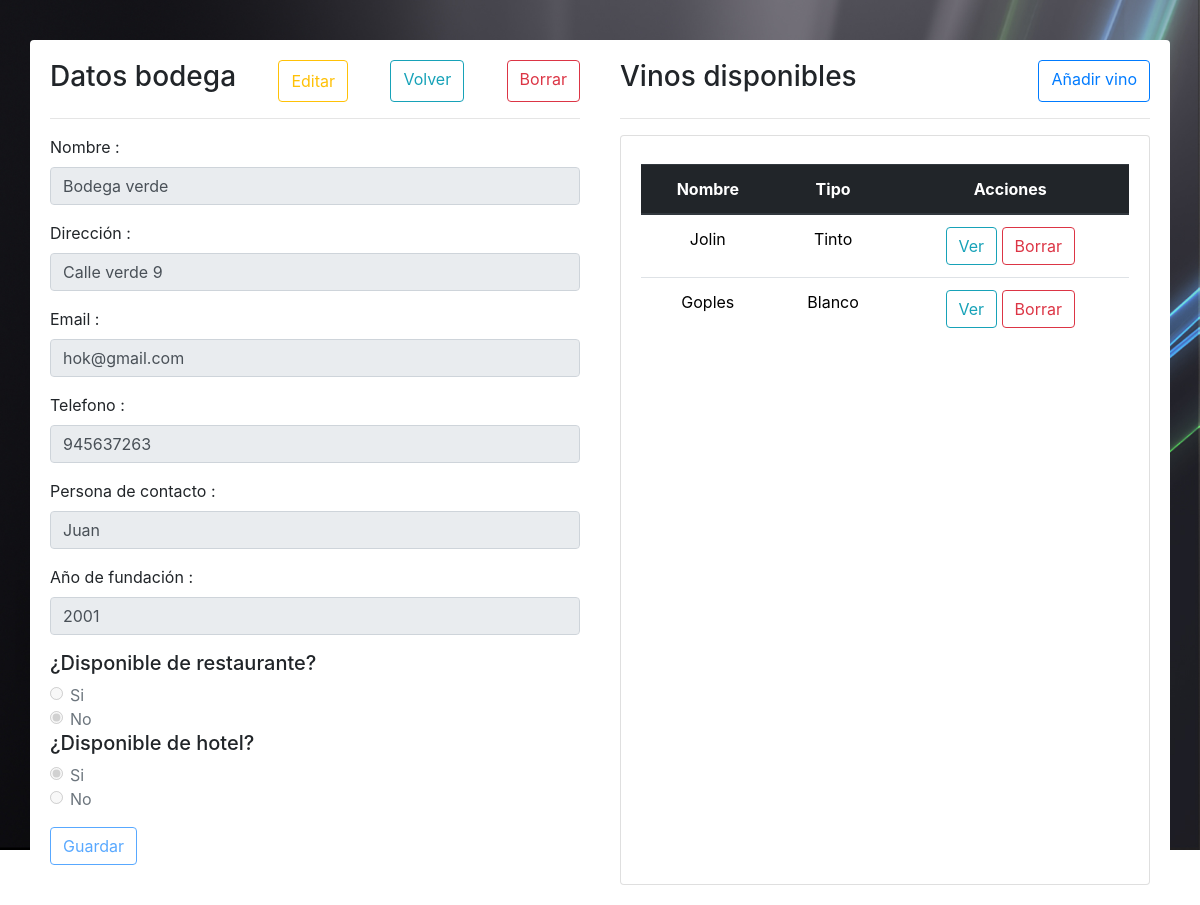
Page /index.php?controller=bodegas&action=detallesBodega&idBodega=9 on the committed database.
### tables this page shows
CREATE TABLE `bodegas` (
  `nombre` varchar(25) NOT NULL,
  `direccion` varchar(35) NOT NULL,
  `email` varchar(35) NOT NULL,
  `telefono` int(9) NOT NULL,
  `personaContacto` varchar(25) NOT NULL,
  `annoFundacion` int(4) NOT NULL,
  `disponibleRestaurante` tinyint(1) NOT NULL,
  `disponibleHotel` tinyint(1) NOT NULL,
  `id` int(11) NOT NULL
);

CREATE TABLE `vinos` (
  `nombre` varchar(25) NOT NULL,
  `descripcion` varchar(100) NOT NULL,
  `anno` int(4) NOT NULL,
  `alcohol` double NOT NULL,
  `tipoVino` varchar(25) NOT NULL,
  `id` int(11) NOT NULL,
  `idBodega` int(11) NOT NULL
);

### controller/bodegasController.php (called while the page is built, shortened)
<?php
class bodegasController{
    private $conexion;
    public function __construct(){
        require_once __DIR__.'/../model/clases/Conexion.php';
        require_once __DIR__.'/../model/clases/Bodega.php';
        require_once __DIR__.'/../model/clases/Vino.php';
        $this->conectar = new Conexion();
        $this->conexion = $this->conectar->conexion();
    }
    public function view($vista,$datos){
        require_once __DIR__."/../view/".$vista."View.php";
    }
    public function run($accion){
        try {
            $this->$accion();
        }
        catch (Error $e){
            $this->index();
        }
    }
    public function detallesBodega(){
        $bodega = new Bodega($this->conexion);
        $vino = new Vino($this->conexion);
        $bodega->setId($_GET['idBodega']);
        $vinos = $vino->getAllIdBodega($bodega->getId());
        $bodega->setVinos($vinos);
        $bodegas = $bodega->detalles();
        $this->view('detallesBodega',array(
            "bodegas"=>$bodegas,
            "vinos"=>$vinos
        ));
    }
}

### model/clases/Bodega.php (called while the page is built, shortened)
<?php
class Bodega{
    private $conexion;
    private $id;
    public function __construct($conexion){
        $this->conexion=$conexion;
    }
    public function getId()
    {
        return $this->id;
    }
    public function setId($id)
    {
        $this->id = $id;
    }
    public function detalles(){
        $select = $this->conexion->prepare("SELECT id,nombre,direccion,email,telefono,personaContacto,annoFundacion,disponibleRestaurante,disponibleHotel FROM bodegas WHERE id = ? ");
        $select->BindPAram(1, $this->id);
        $select->execute();
        $result = $select->fetchAll();
        $this->conexion = null;
        return $result;
    }
}

### model/clases/Conexion.php (called while the page is built, shortened)
<?php
class Conexion{
    private $driver;
    private $host,$user,$pass,$database;
    public function __construct(){
        $this->driver=dbDriver;
        $this->host=dbHost;
        $this->user=dbUser;
        $this->pass=dbPass;
        $this->database=dbDatabase;
    }
    public function conexion(){
        $bbdd = $this->driver.':host='.$this->host.';dbname='.$this->database;
        try{
            $connection = new PDO($bbdd,$this->user,$this->pass);
            return $connection;
        }
        catch (PDOException $e){
            throw new Exception('Problemas al establecer la conexión.');
        }
    }
}

### model/clases/Vino.php (called while the page is built, shortened)
<?php
class Vino{
    private $conexion;
    public function __construct($conexion){
        $this->conexion=$conexion;
    }
    public function getAllIdBodega($idBodega){
        $select = $this->conexion->prepare("SELECT id,nombre,tipoVino FROM vinos WHERE idBodega = ? ");
        $select->BindPAram(1, $idBodega);
        $select->execute();
        $result = $select->fetchAll();
        $this->conexion = null;
        return $result;
    }
}

### view/detallesBodegaView.php (the view, shortened to what this page needs)
<!DOCTYPE html>
<html lang="en">
<head>
    <link rel="stylesheet" href="view/css/bootstrap.min.css">
    <link rel="stylesheet" href="view/css/indexViewCss.css">
    <link rel="stylesheet" href="view/css/glyphicons.css">
</head>
<body>
<div class="container">
    <div class="row main">
        <div class="col-lg-6 body">
            <div class="title">
                <h3>Datos bodega</h3>
                <button id="editarBodega" class="btn btn-outline-warning">Editar</button>
                <a href="index.php?controller=bodegas&action=index" class="btn btn-outline-info">Volver</a>
                <a href="index.php?controller=bodegas&action=borrar&idBodega=<?= $datos['bodegas'][0]["id"] ?>" class="btn btn-outline-danger">Borrar</a>
            </div>
            <hr>
            <form action="index.php?controller=bodegas&action=updateBodega&idBodega=<?= $datos['bodegas'][0]["id"] ?>" method="post">
                <div class="form-group">
                    <label for="nombreBodega">Nombre :</label>
                    <input type="text" name="nombreBodega" class="form-control" id="nombreBodega" value="<?= $datos['bodegas'][0]["nombre"] ?>" aria-describedby="emailHelp" disabled>
                </div>
                <div class="form-group">
                    <label for="direccionBodega">Dirección :</label>
                    <input type="text" name="direccionBodega" class="form-control" id="direccionBodega" value="<?= $datos['bodegas'][0]["direccion"] ?>" aria-describedby="emailHelp" disabled>
                </div>
                <div class="form-group">
                    <label for="emailBodega">Email :</label>
                    <input type="email" name="emailBodega" class="form-control" id="emailBodega" value="<?= $datos['bodegas'][0]["email"] ?>" aria-describedby="emailHelp" disabled>
                </div>
                <div class="form-group">
                    <label for="telefonoBodega">Telefono :</label>
                    <input type="text" name="telefonoBodega" class="form-control" id="telefonoBodega" value="<?= $datos['bodegas'][0]["telefono"] ?>" pattern="[9|6|7][0-9]{8}" disabled>
                </div>
                <div class="form-group">
                    <label for="personaContactoBodega">Persona de contacto :</label>
                    <input type="text" name="personaContactoBodega" class="form-control" id="personaContactoBodega" value="<?= $datos['bodegas'][0]["personaContacto"] ?>" aria-describedby="emailHelp" disabled>
                </div>
                <div class="form-group">
                    <label for="annoFundacionBodega">Año de fundación :</label>
                    <input type="text" name="annoFundacionBodega" class="form-control" id="annoFundacionBodega" aria-describedby="emailHelp" value="<?= $datos['bodegas'][0]["annoFundacion"] ?>" pattern="[0-9]{4}" disabled>
                </div>
                <h5>¿Disponible de restaurante?</h5>
                <?php
                    if($datos['bodegas'][0]['disponibleRestaurante'] == 1){
                        echo '<div class="form-check">
                        <input class="form-check-input" type="radio" name="disponibleRestauranteBodega" id="disponibleRestauranteBodegaSi" value="1" checked disabled>
                        <label class="form-check-label" for="si">
                        Si
                        </label>
                        </div>';
                        echo '<div class="form-check">
                        <input class="form-check-input" type="radio" name="disponibleRestauranteBodega" id="disponibleRestauranteBodegaNo" value="0" disabled>
                        <label class="form-check-label" for="no">
                        No
                        </label>
                        </div>';
                    }
                    else {
                        echo '<div class="form-check">
                        <input class="form-check-input" type="radio" name="disponibleRestauranteBodega" id="disponibleRestauranteBodegaSi" value="1" disabled>
                        <label class="form-check-label" for="si">
                        Si
                        </label>
                        </div>';
                        echo '<div class="form-check">
                        <input class="form-check-input" type="radio" name="disponibleRestauranteBodega" id="disponibleRestauranteBodegaNo" value="0" checked disabled>
                        <label class="form-check-label" for="no">
                        No
                        </label>
                        </div>';
                    }
                ?>
                <h5>¿Disponible de hotel?</h5>
                <?php
                  if($datos['bodegas'][0]['disponibleHotel'] == 1){
                    echo '<div class="form-check">
                    <input class="form-check-input" type="radio" name="disponibleHotelBodega" id="disponibleHotelBodegaSi" value="1" checked disabled>
                    <label class="form-check-label" for="si">
                      Si
                    </label>
                    </div>';
                    echo '<div class="form-check">
                    <input class="form-check-input" type="radio" name="disponibleHotelBodega" id="disponibleHotelBodegaNo" value="0" disabled>
                    <label class="form-check-label" for="no">
                      No
                    </label>
                    </div>';
                  }
                ?>
                <button id="updateBodega" type="submit" class="btn btn-outline-primary mt-3" disabled>Guardar</button>
            </form>
        </div>
        <div class="col-lg-6 body">
            <div class="title">
                <h3>Vinos disponibles</h3>
                <a href="index.php?controller=vinos&action=newVinos&idBodega=<?= $datos['bodegas'][0]["id"] ?>" class="btn btn-outline-primary">Añadir vino</a>
            </div>
            <hr>
            <div class="card scroll scrollbar-ripe-malinka">
                <div class="card-body">
                <table class="table mt-2 text-center tableVinos">
                    <thead class="thead-dark">
                    <tr>
                        <th scope="col">Nombre</th>
                        <th scope="col">Tipo</th>
                        <th scope="col">Acciones</th>
                    </tr>
                    </thead>
                    <tbody>
                    <?php foreach($datos['vinos'] as $vino) {?>
                        <tr>
                            <td><?php echo $vino["nombre"]; ?></td>
                            <td><?php echo $vino["tipoVino"]; ?></td>
                            <td>
                                <a href="index.php?controller=vinos&action=detallesVino&idVino=<?= $vino["id"] ?>" class="btn btn-outline-info">Ver</a>
                                <a href="index.php?controller=vinos&action=delVino&idVino=<?= $vino["id"] ?>&idBodega=<?= $datos['bodegas'][0]["id"] ?>" class="btn btn-outline-danger">Borrar</a>
                            </td>
                        </tr>
                    <?php } ?>
                    </tbody>
                </table>
                </div>
            </div>
        </div>
    </div>
</div>
</body>
</html>

### view/css/indexViewCss.css (style rules this page uses)
body { background-image: url("../../view/img/fondo.jpg"); height: 95vh; background-position: center; background-repeat: no-repeat; background-size: cover; }
.main { background-color: white; border-radius: 4px 4px 4px 4px; -moz-border-radius: 4px 4px 4px 4px; -webkit-border-radius: 4px 4px 4px 4px; border: 0 solid #000000; }
.container { margin-top: 40px; }
.title { display: flex; justify-content: space-between; }
.body { padding: 20px; }
.tableVinos { color: black; }
.scroll { position: relative; overflow-y: scroll; height: 750px; }

### rows in the picture
bodegas: nombreBodega "Bodega verde", direccionBodega "Calle verde 9", emailBodega "hok@gmail.com", telefonoBodega "945637263", personaContactoBodega "Juan", annoFundacionBodega "2001"
vinos: nombre "Jolin", tipoVino "Tinto"
vinos: nombre "Goples", tipoVino "Blanco"
